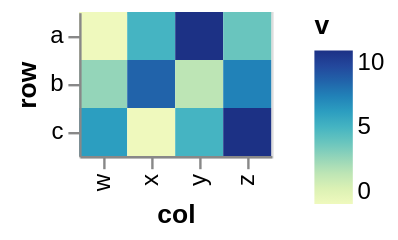

The specification (Vega-Lite) saved for this image:
### Vega-Lite specification from a JSON file in a GitHub repository (floating-point values rounded to 4 significant figures)
{"$schema": "https://vega.github.io/schema/vega-lite/v6.json", "data": {"values": [{"col": "w", "row": "a", "v": 0}, {"col": "x", "row": "a", "v": 5}, {"col": "y", "row": "a", "v": 10}, {"col": "z", "row": "a", "v": 4}, {"col": "w", "row": "b", "v": 3}, {"col": "x", "row": "b", "v": 8}, {"col": "y", "row": "b", "v": 2}, {"col": "z", "row": "b", "v": 7}, {"col": "w", "row": "c", "v": 6}, {"col": "x", "row": "c", "v": 0}, {"col": "y", "row": "c", "v": 5}, {"col": "z", "row": "c", "v": 10}]}, "description": "A heatmap: rect on two band scales with a sequential color legend.", "encoding": {"color": {"field": "v", "type": "quantitative"}, "x": {"field": "col", "type": "ordinal"}, "y": {"field": "row", "type": "ordinal"}}, "mark": "rect", "usermeta": {"easel": {"standin_ratio": 0.0235, "threshold": 0.05}}}
